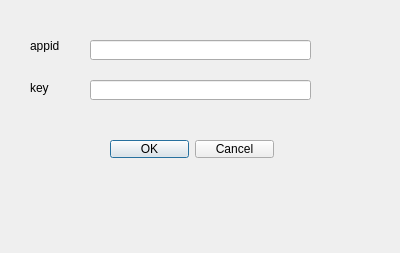
<?xml version="1.0" encoding="UTF-8"?>
<ui version="4.0">
 <class>setkey</class>
 <widget class="QDialog" name="setkey">
  <property name="geometry">
   <rect>
    <x>0</x>
    <y>0</y>
    <width>400</width>
    <height>253</height>
   </rect>
  </property>
  <property name="windowTitle">
   <string>Dialog</string>
  </property>
  <widget class="QDialogButtonBox" name="setkey_button">
   <property name="geometry">
    <rect>
     <x>110</x>
     <y>140</y>
     <width>164</width>
     <height>18</height>
    </rect>
   </property>
   <property name="orientation">
    <enum>Qt::Orientation::Horizontal</enum>
   </property>
   <property name="standardButtons">
    <set>QDialogButtonBox::StandardButton::Cancel|QDialogButtonBox::StandardButton::Ok</set>
   </property>
  </widget>
  <widget class="QLineEdit" name="lineEdit">
   <property name="geometry">
    <rect>
     <x>90</x>
     <y>40</y>
     <width>221</width>
     <height>20</height>
    </rect>
   </property>
  </widget>
  <widget class="QLineEdit" name="lineEdit_2">
   <property name="geometry">
    <rect>
     <x>90</x>
     <y>80</y>
     <width>221</width>
     <height>20</height>
    </rect>
   </property>
  </widget>
  <widget class="QLabel" name="label_1">
   <property name="geometry">
    <rect>
     <x>30</x>
     <y>40</y>
     <width>40</width>
     <height>12</height>
    </rect>
   </property>
   <property name="text">
    <string>appid</string>
   </property>
  </widget>
  <widget class="QLabel" name="label_2">
   <property name="geometry">
    <rect>
     <x>30</x>
     <y>80</y>
     <width>31</width>
     <height>16</height>
    </rect>
   </property>
   <property name="text">
    <string>key</string>
   </property>
  </widget>
 </widget>
 <resources/>
 <connections>
  <connection>
   <sender>setkey_button</sender>
   <signal>rejected()</signal>
   <receiver>setkey</receiver>
   <slot>reject()</slot>
   <hints>
    <hint type="sourcelabel">
     <x>235</x>
     <y>157</y>
    </hint>
    <hint type="destinationlabel">
     <x>246</x>
     <y>197</y>
    </hint>
   </hints>
  </connection>
  <connection>
   <sender>setkey_button</sender>
   <signal>accepted()</signal>
   <receiver>setkey</receiver>
   <slot>accept()</slot>
   <hints>
    <hint type="sourcelabel">
     <x>147</x>
     <y>157</y>
    </hint>
    <hint type="destinationlabel">
     <x>136</x>
     <y>195</y>
    </hint>
   </hints>
  </connection>
 </connections>
</ui>
